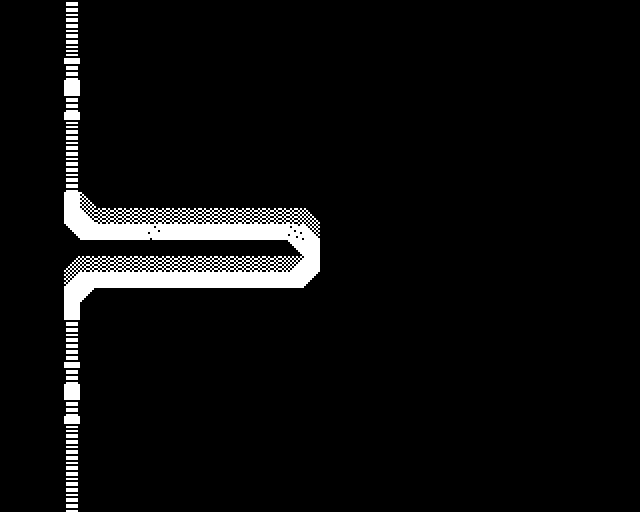

Below is a game level as drawn by its tile map, then a one-line description and the .tmx file that defines it, in full:
An orthogonal 40x32 tile map with 16x16 px tiles, 2 tile layers (background, blocked) and 3 objects (player, door, return).

<map version="1.0" tiledversion="1.1.5" orientation="orthogonal" renderorder="right-down" width="40" height="32" tilewidth="16" tileheight="16" infinite="0" nextobjectid="10">
 <tileset firstgid="1" name="map_tileset" tilewidth="16" tileheight="16" tilecount="180" columns="20">
  <image source="../images/tileset3s.png" width="320" height="144" />
 </tileset>
 <layer name="background" width="40" height="32">
  <properties>
   <property name="tileset" value="map_tileset" />
  </properties>
  <data encoding="csv">
1,1,1,1,89,1,1,1,1,1,1,1,1,1,1,1,1,1,1,1,1,1,1,1,1,1,1,1,1,1,1,1,1,1,1,1,1,1,1,1,
1,1,1,1,89,1,1,1,1,1,1,1,1,1,1,139,1,1,1,1,136,1,1,1,1,1,1,1,139,1,1,1,1,1,2,2,2,1,137,1,
1,1,1,1,89,1,1,1,1,139,1,1,1,1,1,1,1,1,1,1,1,1,1,1,1,1,137,1,1,1,2,2,2,2,1,2,2,1,1,1,
1,1,1,1,87,1,1,1,1,1,1,1,1,1,1,1,141,1,1,1,1,1,1,1,1,1,1,1,2,2,1,1,1,1,141,1,1,1,141,1,
1,1,1,1,89,1,1,1,1,1,1,1,1,1,1,1,1,1,1,1,1,1,1,1,1,1,2,2,1,1,1,1,1,1,1,1,1,1,1,1,
1,1,1,1,1,1,1,1,1,1,1,1,1,140,1,1,1,1,136,1,1,1,1,141,2,2,1,1,1,1,139,1,138,1,1,1,1,1,1,1,
1,1,1,1,89,1,138,1,1,1,1,137,1,1,1,1,1,1,1,1,1,140,2,2,1,1,1,1,1,1,140,1,1,1,1,1,1,1,137,1,
1,1,1,1,88,1,1,1,1,139,1,1,1,1,1,1,1,1,1,1,2,2,1,1,1,1,1,1,137,1,1,1,1,1,1,1,1,1,1,1,
1,1,1,1,89,1,1,1,1,1,1,1,1,1,1,1,1,2,2,2,1,1,1,1,1,1,1,1,136,1,1,1,1,1,1,1,1,1,1,1,
1,1,1,1,89,1,1,1,1,1,1,1,1,1,1,2,2,1,1,1,1,1,1,1,1,1,1,1,1,1,1,139,1,1,139,1,1,1,1,1,
1,1,1,1,89,1,1,1,137,1,1,1,1,1,138,1,2,1,1,1,1,1,1,1,1,1,1,1,1,1,1,1,1,1,1,136,1,1,1,1,
1,1,1,1,89,1,1,1,1,1,1,1,1,1,1,1,2,2,1,1,1,1,1,139,1,1,140,1,1,1,1,1,1,1,1,1,1,1,1,1,
1,1,1,1,1,1,1,139,1,1,1,1,1,1,1,1,1,1,136,1,1,1,1,1,1,1,1,1,1,1,1,1,1,1,1,1,1,1,1,1,
1,1,1,1,1,9,22,22,22,22,22,22,22,22,22,22,22,22,22,17,1,1,1,1,1,1,1,1,1,1,1,1,1,1,1,1,1,1,140,1,
1,1,1,1,1,1,1,1,1,136,1,1,1,1,1,1,1,1,139,9,1,1,1,1,1,1,136,1,1,1,1,1,1,1,1,1,141,1,136,1,
1,1,1,1,1,1,1,137,1,1,1,1,1,1,1,1,1,1,1,1,1,1,1,1,1,1,1,1,140,1,138,1,1,139,1,1,1,1,137,1,
1,1,1,1,16,22,22,22,22,22,22,22,22,22,22,22,22,22,4,1,1,1,1,1,1,1,1,1,1,1,1,1,1,1,1,1,139,141,138,1,
1,1,1,1,8,1,1,1,1,1,1,1,1,1,1,1,1,1,1,1,139,1,1,139,1,1,1,1,1,1,1,1,141,1,137,1,139,1,137,1,
1,1,1,1,1,15,1,1,1,1,139,1,1,1,1,1,138,1,1,1,1,1,1,1,1,1,1,1,1,1,1,1,1,1,1,1,138,1,136,1,
1,1,1,1,1,1,137,1,1,1,1,1,1,1,1,1,1,1,1,1,1,1,1,1,140,1,1,1,1,1,1,1,1,1,1,136,137,1,140,1,
1,1,1,1,89,1,1,1,1,1,1,1,1,1,1,1,1,1,136,1,1,1,1,1,1,1,140,1,137,1,1,1,1,1,1,1,1,1,1,1,
1,1,1,1,89,1,1,1,1,1,1,1,1,1,1,1,1,1,140,1,1,1,1,1,1,1,1,1,1,1,1,1,1,1,1,1,1,1,1,1,
1,1,1,1,90,1,1,138,1,1,1,1,1,1,1,1,1,1,1,1,1,1,1,1,1,1,1,1,1,1,1,1,1,1,1,1,1,1,1,1,
1,1,1,1,89,1,1,1,1,1,1,1,136,1,140,1,1,1,1,1,1,1,1,1,1,1,138,1,1,1,1,1,1,1,141,1,1,1,1,1,
1,1,1,1,1,1,1,1,1,1,1,1,1,1,1,1,139,1,1,1,1,136,1,1,139,1,1,1,138,1,1,1,140,1,1,1,139,1,1,1,
1,1,1,1,89,89,1,1,1,1,1,1,1,1,1,1,1,1,1,1,1,1,1,1,1,1,1,136,139,1,1,1,1,1,1,1,1,1,1,1,
1,1,1,1,88,89,139,1,1,1,1,1,1,1,1,1,1,1,1,1,1,1,1,1,1,1,1,1,141,1,1,1,1,1,1,1,1,1,1,1,
1,1,1,1,89,89,1,1,1,1,1,1,1,1,1,1,1,1,1,1,1,1,140,1,1,1,1,1,1,1,1,1,1,1,1,1,1,1,136,1,
1,1,1,1,89,89,1,1,139,1,137,1,1,1,139,1,1,1,1,1,1,1,1,1,1,1,137,1,1,1,1,1,1,1,138,1,1,1,1,1,
1,1,1,1,89,1,139,1,1,1,1,1,1,1,1,1,1,1,1,1,1,1,1,1,1,1,1,1,1,1,1,1,1,1,1,1,1,1,1,1,
1,1,1,1,89,1,1,1,138,1,1,1,136,1,1,1,1,1,1,139,1,138,1,1,1,1,1,1,1,1,1,1,1,1,1,1,1,1,1,1,
1,1,1,1,89,1,1,1,1,1,1,1,1,1,1,1,1,1,1,1,1,1,1,1,1,1,1,1,1,1,1,1,1,1,1,1,1,1,1,1
</data>
 </layer>
 <layer name="blocked" width="40" height="32">
  <properties>
   <property name="collision" type="bool" value="true" />
   <property name="tileset" value="map_tileset" />
  </properties>
  <data encoding="csv">
2,2,2,2,0,2,2,2,2,2,2,2,2,2,2,2,2,2,2,2,2,2,2,2,2,2,2,2,2,2,2,2,2,2,2,2,2,2,2,2,
2,2,2,2,0,2,2,2,2,2,2,2,2,2,2,2,2,2,2,2,2,2,2,2,2,2,2,2,2,2,2,2,2,2,2,2,2,2,2,2,
2,2,2,2,0,2,2,2,2,2,2,2,2,2,2,2,2,2,2,2,2,2,2,2,2,2,2,2,2,2,2,2,2,2,2,2,2,2,2,2,
2,2,2,2,0,2,2,2,2,2,2,2,2,2,2,2,2,2,2,2,2,2,2,2,2,2,2,2,2,2,2,2,2,2,2,2,2,2,2,2,
2,2,2,2,0,2,2,2,2,2,2,2,2,2,2,2,2,2,2,2,2,2,2,2,2,2,2,2,2,2,2,2,2,2,2,2,2,2,2,2,
2,2,2,2,0,2,2,2,2,2,2,2,2,2,2,2,2,2,2,2,2,2,2,2,2,2,2,2,2,2,2,2,2,2,2,2,2,2,2,2,
2,2,2,2,0,2,2,2,2,2,2,2,2,2,2,2,2,2,2,2,2,2,2,2,2,2,2,2,2,2,2,2,2,2,2,2,2,2,2,2,
2,2,2,2,0,2,2,2,2,2,2,2,2,2,2,2,2,2,2,2,2,2,2,2,2,2,2,2,2,2,2,2,2,2,2,2,2,2,2,2,
2,2,2,2,0,2,2,2,2,2,2,2,2,2,2,2,2,2,2,2,2,2,2,2,2,2,2,2,2,2,2,2,2,2,2,2,2,2,2,2,
2,2,2,2,0,2,2,2,2,2,2,2,2,2,2,2,2,2,2,2,2,2,2,2,2,2,2,2,2,2,2,2,2,2,2,2,2,2,2,2,
2,2,2,2,0,2,2,2,2,2,2,2,2,2,2,2,2,2,2,2,2,2,2,2,2,2,2,2,2,2,2,2,2,2,2,2,2,2,2,2,
2,2,2,2,0,2,2,2,2,2,2,2,2,2,2,2,2,2,2,2,2,2,2,2,2,2,2,2,2,2,2,2,2,2,2,2,2,2,2,2,
2,2,2,2,0,17,2,2,2,2,2,2,2,2,2,2,2,2,2,2,2,2,2,2,2,2,2,2,2,2,2,2,2,2,2,2,2,2,2,2,
2,2,2,2,0,0,0,0,0,0,0,0,0,0,0,0,0,0,0,0,2,2,2,2,2,2,2,2,2,2,2,2,2,2,2,2,2,2,2,2,
2,2,2,2,14,0,0,0,0,0,0,0,0,0,0,0,0,0,0,0,2,2,2,2,2,2,2,2,2,2,2,2,2,2,2,2,2,2,2,2,
2,2,2,2,2,2,2,2,2,2,2,2,2,2,2,2,2,2,145,0,2,2,2,2,2,2,2,2,2,2,2,2,2,2,2,2,2,2,2,2,
2,2,2,2,0,0,0,0,0,0,0,0,0,0,0,0,0,0,0,0,2,2,2,2,2,2,2,2,2,2,2,2,2,2,2,2,2,2,2,2,
2,2,2,2,0,0,0,0,0,0,0,0,0,0,0,0,0,0,0,15,2,2,2,2,2,2,2,2,2,2,2,2,2,2,2,2,2,2,2,2,
2,2,2,2,0,15,2,2,2,2,2,2,2,2,2,2,2,2,2,2,2,2,2,2,2,2,2,2,2,2,2,2,2,2,2,2,2,2,2,2,
2,2,2,2,0,2,2,2,2,2,2,2,2,2,2,2,2,2,2,2,2,2,2,2,2,2,2,2,2,2,2,2,2,2,2,2,2,2,2,2,
2,2,2,2,0,2,2,2,2,2,2,2,2,2,2,2,2,2,2,2,2,2,2,2,2,2,2,2,2,2,2,2,2,2,2,2,2,2,2,2,
2,2,2,2,0,2,2,2,2,2,2,2,2,2,2,2,2,2,2,2,2,2,2,2,2,2,2,2,2,2,2,2,2,2,2,2,2,2,2,2,
2,2,2,2,0,2,2,2,2,2,2,2,2,2,2,2,2,2,2,2,2,2,2,2,2,2,2,2,2,2,2,2,2,2,2,2,2,2,2,2,
2,2,2,2,0,2,2,2,2,2,2,2,2,2,2,2,2,2,2,2,2,2,2,2,2,2,2,2,2,2,2,2,2,2,2,2,2,2,2,2,
2,2,2,2,0,2,2,2,2,2,2,2,2,2,2,2,2,2,2,2,2,2,2,2,2,2,2,2,2,2,2,2,2,2,2,2,2,2,2,2,
2,2,2,2,0,2,2,2,2,2,2,2,2,2,2,2,2,2,2,2,2,2,2,2,2,2,2,2,2,2,2,2,2,2,2,2,2,2,2,2,
2,2,2,2,0,2,2,2,2,2,2,2,2,2,2,2,2,2,2,2,2,2,2,2,2,2,2,2,2,2,2,2,2,2,2,2,2,2,2,2,
2,2,2,2,0,2,2,2,2,2,2,2,2,2,2,2,2,2,2,2,2,2,2,2,2,2,2,2,2,2,2,2,2,2,2,2,2,2,2,2,
2,2,2,2,0,2,2,2,2,2,2,2,2,2,2,2,2,2,2,2,2,2,2,2,2,2,2,2,2,2,2,2,2,2,2,2,2,2,2,2,
2,2,2,2,0,2,2,2,2,2,2,2,2,2,2,2,2,2,2,2,2,2,2,2,2,2,2,2,2,2,2,2,2,2,2,2,2,2,2,2,
2,2,2,2,0,2,2,2,2,2,2,2,2,2,2,2,2,2,2,2,2,2,2,2,2,2,2,2,2,2,2,2,2,2,2,2,2,2,2,2,
2,2,2,2,0,2,2,2,2,2,2,2,2,2,2,2,2,2,2,2,2,2,2,2,2,2,2,2,2,2,2,2,2,2,2,2,2,2,2,2
</data>
 </layer>
 <objectgroup name="objects">
  <properties>
   <property name="tileset" value="map_tileset" />
  </properties>
  <object id="1" name="player" type="player" x="64" y="16" width="16" height="16">
   <properties>
    <property name="group" value="players" />
    <property name="texture" value="player_spritesheet" />
    <property name="walking_speed" value="200" />
   </properties>
  </object>
  <object id="2" name="door" type="door" x="64" y="512" width="16" height="8">
   <properties>
    <property name="group" value="doors" />
    <property name="next_level" value="screen5" />
   </properties>
  </object>
  <object id="9" name="return" type="return" x="64" y="-8" width="16" height="8">
   <properties>
    <property name="group" value="returns" />
    <property name="previous_level" value="screen3B" />
   </properties>
  </object>
 </objectgroup>
</map>
